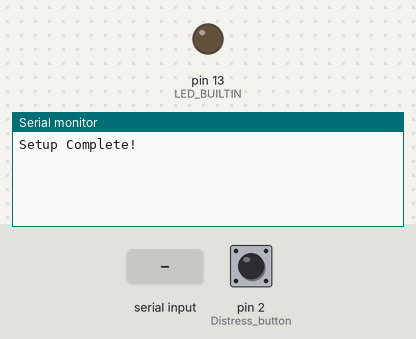
Simulated run of this sketch. Board: Arduino Uno, built with avr-gcc and run on an emulated ATmega328P. Shown: output pins drawn as LEDs (lit = HIGH), the last lines printed to the serial monitor. Inputs (shaded band) come from the test bench; at power-on: pin 2 (Distress_button) HIGH. The modem accepts every AT command (registered, SIM ready, sends succeed) and sends nothing else.

Above: at 7.1 s.
7.2 s: "0," received over the second serial link
At 8.4 s:
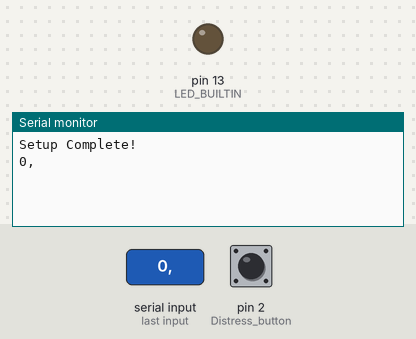
8.7 s: "1" received over the second serial link
At 9.7 s:
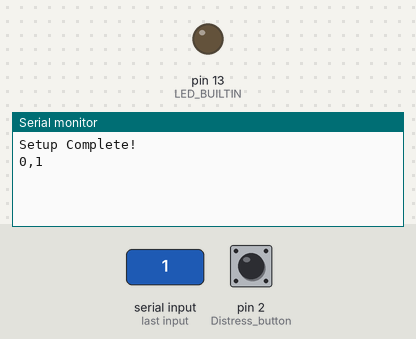

The sketch:

wheelchair_gsm_final.ino
```cpp
#include <SoftwareSerial.h>

#define SIM800_TX_PIN 9
#define SIM800_RX_PIN 10

#define Distress_button 2

//Create software serial object to communicate with SIM800
SoftwareSerial serialSIM800(SIM800_TX_PIN,SIM800_RX_PIN);
String lonlat;

void setup() {
   pinMode(LED_BUILTIN, OUTPUT);
   digitalWrite(LED_BUILTIN, LOW);   // turn the LED on (HIGH is the voltage level)

  //Begin serial comunication with Arduino and Arduino IDE (Serial Monitor)
  Serial.begin(9600);
  while(!Serial);

  //Being serial communication witj Arduino and SIM800
  serialSIM800.begin(9600);
  delay(1000);

   pinMode(Distress_button, INPUT_PULLUP); //CHANGES
  attachInterrupt(digitalPinToInterrupt(Distress_button),Distress, FALLING);

  Serial.println("Setup Complete!");

  delay( 250 );
    while( !setupGPRS()){
      Serial.println("Failed to setup GPRS.");
      delay(100);
      Serial.println("Trying Again");
    }
//   delay( 250 );
//    while( !sendSMS("+917010254199","Hello")){
//      Serial.println("Failed to send SMS.");
//      delay(100);
//      Serial.println("Trying Again");
//    }

}

void loop() {
  //Read SIM800 output (if available) and print it in Arduino IDE Serial Monitor
  if(serialSIM800.available()){
    Serial.write(serialSIM800.read());
  }
  //Read Arduino IDE Serial Monitor inputs (if available) and send them to SIM800
  if(Serial.available()){
    serialSIM800.write(Serial.read());
  }
}

void cleanBuffer()
{
delay( 250 );
while ( serialSIM800.available() > 0)
{ serialSIM800.read();
// Clean the input buffer
delay(50);
}
}

int8_t waitFor(const char* expected_answer1, const char* expected_answer2)
{
uint8_t x=0, answer=0;
char response[100];
unsigned long previous;

memset(response, (char)0, 100);    // Initialize the string

delay( 250 );

x = 0;
previous = millis();

// this loop waits for the answer
do{
    // if there are data in the UART input buffer, reads it and checks for the asnwer
    if(serialSIM800.available() > 0){
        response[x] = serialSIM800.read();
        x++;
        // check if the desired answer 1  is in the response of the module
        if (strstr(response, expected_answer1) != NULL)
        {
            answer = 1;
        }
        // check if the desired answer 2 is in the response of the module
        else if (strstr(response, expected_answer2) != NULL)
        {
            answer = 2;
        }
    }
    delay(10);
}
// Waits for the asnwer with time out
while((answer == 0) && ((millis() - previous) < 10000 ));

return answer;
}


bool sendSMS(const char* number, const char* text)
{
    cleanBuffer();
    serialSIM800.println("AT+CMGF=1");
    if ( waitFor("OK", "ERROR") != 1 ) return false;

    cleanBuffer();
    serialSIM800.print("AT+CMGS=\"");
    serialSIM800.print(number);
    serialSIM800.println("\"");
    if ( waitFor(">", "ERROR") != 1 ) return false;

    cleanBuffer();
    serialSIM800.print(text);
    serialSIM800.println((char)26);
    if ( waitFor("+CMGS:", "ERROR") != 1 ) return false;
    delay(2000);
    return true;
}


bool setupGPRS()
{
    delay( 250 );
    if ( !setConnectionType() ){
      Serial.println("Failed to set connection type to GPRS.");
      return false;
    }
    delay( 250 );
    if ( !setAPN("www") ){
      Serial.println("Failed to setup APN.");
      return false;
    }
    delay( 250 );
    if ( !startGPRS() ){
      Serial.println("Failed to start GPRS.");
      //return false;
    }
    delay( 250 );
    if ( !hasIP() ){
      Serial.println("Failed to acquire IP address.");
     // return false;
    }
     delay( 250 );
    if ( !getloc() ){
      Serial.println("Failed to acquire Location.");
       return false;
    }

    return true;
}

bool setConnectionType()
{
    cleanBuffer();
    serialSIM800.println("AT+SAPBR=3,1,\"Contype\",\"GPRS\"");
    if ( waitFor("OK", "ERROR") != 1 ) return false;

    return true;
}

bool setAPN(const char* apn)
{
    cleanBuffer();
    serialSIM800.print("AT+SAPBR=3,1,\"APN\",\"");
    serialSIM800.print(apn);
    serialSIM800.println("\"");
    if ( waitFor("OK", "ERROR") != 1 ) return false;

    return true;
}

bool startGPRS()
{
    cleanBuffer();
    serialSIM800.println("AT+SAPBR=1,1");
    if ( waitFor("OK", "ERROR") != 1 ) return false;

    return true;
}

bool hasIP()
{
    cleanBuffer();
    serialSIM800.println("AT+SAPBR=2,1");
    if ( waitFor("0.0.0.0", "OK") != 2 ) return false;

    return true;
}

bool getloc()
{
  cleanBuffer();
  serialSIM800.println("AT+CIPGSMLOC=1,1");
  if (waitFor2("++CIPGSMLOC: 601", "OK") !=2) return false;

  return true;
}


int8_t waitFor2(const char* expected_answer1, const char* expected_answer2)
{
uint8_t x=0, answer=0;
char response[500];
unsigned long previous;

memset(response, (char)0, 100);    // Initialize the string

delay( 250 );

x = 0;
previous = millis();

// this loop waits for the answer
do{
    // if there are data in the UART input buffer, reads it and checks for the asnwer
    if(serialSIM800.available() > 0){
        response[x] = serialSIM800.read();
        x++;
        // check if the desired answer 1  is in the response of the module
        if (strstr(response, expected_answer1) != NULL)
        {
            answer = 1;

        }
        // check if the desired answer 2 is in the response of the module
        else if (strstr(response, expected_answer2) != NULL)
        {
            answer = 2;
        }
    }
    delay(10);
}
// Waits for the asnwer with time out
while((answer == 0) && ((millis() - previous) < 10000 ));

if (answer==2)
{
String m(response);
char* m1 =strstr(response,"0,");
int postion = m1-response;
Serial.println(m.substring(postion+2,postion+21));
lonlat=m.substring(postion+2,postion+21);

}

return answer;
}


void Distress()
{

  digitalWrite(LED_BUILTIN, HIGH);   // turn the LED on (HIGH is the voltage level)
  delay(1000);                       // wait for a second
  digitalWrite(LED_BUILTIN, LOW);    // turn the LED off by making the voltage LOW
  delay(1000);

  char* message;
  int str_len = lonlat.length()+1;
  lonlat.toCharArray(message,str_len);

  char* emer;
  emer = "Emergency";

  strcat(message,emer);
  Serial.println(message);
  sendSMS("+917010254199",message);

}
```

Measured:
- after the input at 7.2 s, the serial monitor: prints a new line at once (image 1)
- after the input at 8.7 s, the serial monitor: prints a new line at once (image 2)
